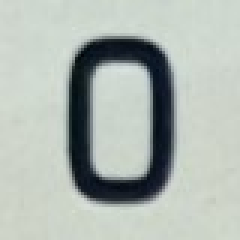
#> input picture Data/modele_cifre/0.jpg, 80 x 80 px (shown 3 times larger); its folder holds only this picture in this run
$ python -i TileRecognition.py   (imports and definitions only)
#> lines starting #> are read from the running program, lines starting #| are printed output that depends on the picture; after the words box and inside, x2 and y2 are one past the last pixel; in counts of white or black regions, pixels touching at a corner belong together
### basics.py
import cv2 as cv
import numpy as np
import os

NUMBERS = (0, 1, 2, 3, 4, 5, 6, 7, 8, 9, 10, 11, 12, 13, 14, 15, 16, 17, 18, 19, 20,
           21, 24, 25, 27, 28, 30, 32, 35, 36, 40, 42, 45, 48, 49, 50, 54, 56, 60, 63, 64,
           70, 72, 80, 81, 90)

INITIAL_BOARD = (
                    (-1, -1, -1, -1, -1, -1, -1, -1, -1, -1, -1, -1, -1, -1),
                    (-1, -1, -1, -1, -1, -1, -1, -1, -1, -1, -1, -1, -1, -1),
                    (-1, -1, -1, -1, -1, -1, -1, -1, -1, -1, -1, -1, -1, -1),
                    (-1, -1, -1, -1, -1, -1, -1, -1, -1, -1, -1, -1, -1, -1),
                    (-1, -1, -1, -1, -1, -1, -1, -1, -1, -1, -1, -1, -1, -1),
                    (-1, -1, -1, -1, -1, -1, -1, -1, -1, -1, -1, -1, -1, -1),
                    (-1, -1, -1, -1, -1, -1,  1,  2, -1, -1, -1, -1, -1, -1),
                    (-1, -1, -1, -1, -1, -1,  3,  4, -1, -1, -1, -1, -1, -1),
                    (-1, -1, -1, -1, -1, -1, -1, -1, -1, -1, -1, -1, -1, -1),
                    (-1, -1, -1, -1, -1, -1, -1, -1, -1, -1, -1, -1, -1, -1),
                    (-1, -1, -1, -1, -1, -1, -1, -1, -1, -1, -1, -1, -1, -1),
                    (-1, -1, -1, -1, -1, -1, -1, -1, -1, -1, -1, -1, -1, -1),
                    (-1, -1, -1, -1, -1, -1, -1, -1, -1, -1, -1, -1, -1, -1),
                    (-1, -1, -1, -1, -1, -1, -1, -1, -1, -1, -1, -1, -1, -1)
                )

MULTIPLIER_BOARD = (
                    (3, 1, 1, 1, 1, 1, 3, 3, 1, 1, 1, 1, 1, 3),
                    (1, 2, 1, 1, 1, 1, 1, 1, 1, 1, 1, 1, 2, 1),
                    (1, 1, 2, 1, 1, 1, 1, 1, 1, 1, 1, 2, 1, 1),
                    (1, 1, 1, 2, 1, 1, 1, 1, 1, 1, 2, 1, 1, 1),
                    (1, 1, 1, 1, 2, 1, 1, 1, 1, 2, 1, 1, 1, 1),
                    (1, 1, 1, 1, 1, 1, 1, 1, 1, 1, 1, 1, 1, 1),
                    (3, 1, 1, 1, 1, 1, 1, 1, 1, 1, 1, 1, 1, 3),
                    (3, 1, 1, 1, 1, 1, 1, 1, 1, 1, 1, 1, 1, 3),
                    (1, 1, 1, 1, 1, 1, 1, 1, 1, 1, 1, 1, 1, 1),
                    (1, 1, 1, 1, 2, 1, 1, 1, 1, 2, 1, 1, 1, 1),
                    (1, 1, 1, 2, 1, 1, 1, 1, 1, 1, 2, 1, 1, 1),
                    (1, 1, 2, 1, 1, 1, 1, 1, 1, 1, 1, 2, 1, 1),
                    (1, 2, 1, 1, 1, 1, 1, 1, 1, 1, 1, 1, 2, 1),
                    (3, 1, 1, 1, 1, 1, 3, 3, 1, 1, 1, 1, 1, 3)
                   )

SIGN_BOARD = (
                ('', '', '', '', '', '', '', '', '', '', '', '', '', ''),
                ('', '', '', '', '/', '', '', '', '', '/', '', '', '', ''),
                ('', '', '', '', '', '-', '', '', '-', '', '', '', '', ''),
                ('', '', '', '', '', '', '+', '*', '', '', '', '', '', ''),
                ('', '/', '', '', '', '', '*', '+', '', '', '', '', '/', ''),
                ('', '', '-', '', '', '', '', '', '', '', '', '-', '', ''),
                ('', '', '', '*', '+', '', '', '', '', '*', '+', '', '', ''),
                ('', '', '', '+', '*', '', '', '', '', '+', '*', '', '', ''),
                ('', '', '-', '', '', '', '', '', '', '', '', '-', '', ''),
                ('', '/', '', '', '', '', '+', '*', '', '', '', '', '/', ''),
                ('', '', '', '', '', '', '*', '+', '', '', '', '', '', ''),
                ('', '', '', '', '', '-', '', '', '-', '', '', '', '', ''),
                ('', '', '', '', '/', '', '', '', '', '/', '', '', '', ''),
                ('', '', '', '', '', '', '', '', '', '', '', '', '', ''),
             )

def load_digits():
    Digits = {x: '' for x in NUMBERS}
    PATH = './Data/modele_cifre/'
    image_names = sorted([img for img in os.listdir(PATH) if '.jpg' in img])
    for name in image_names:
        padding = 0
        # Pad the image with white pixels
        white_color = [255, 255, 255]  # White in BGR
        digit = cv.imread(PATH+name)
#> digit is the input picture: shape (80, 80, 3); mean B, G, R 177.2, 183.5, 175.1
        # _, digit = cv.threshold(digit, 60, 255, cv.THRESH_BINARY)
        padded_image = cv.copyMakeBorder(digit, top=padding, bottom=padding, left=padding,
                                        right=padding, borderType=cv.BORDER_CONSTANT,
                                        value=white_color)
        padded_image = cv.cvtColor(padded_image, cv.COLOR_BGR2GRAY)
        Digits[int(name[:-4])] = padded_image
    return Digits
DIGITS = load_digits()
#> DIGITS = 46 items


# [28 lines left out: functions show_image, draw_horizontal_line, draw_vertical_line, erode_image, dilate_image, not called in this run]

### TileRecognition.py
import cv2
import numpy as np

from basics import *
from GameLogic import *

def recolor_playingboard(image):
    image = cv.cvtColor(image, cv.COLOR_HSV2RGB)
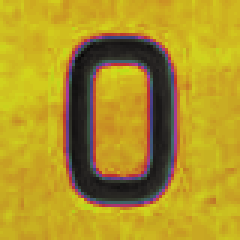
#> image: shape (80, 80, 3) (shown 3 times larger); mean R, G, B 174.9, 148.5, 38.2
    h, s, v = cv.split(image)
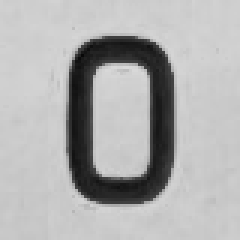
#> h: shape (80, 80) (shown 3 times larger); min 8, max 218, mean 174.9
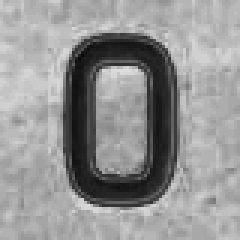
#> s: shape (80, 80) (shown 3 times larger); min 7, max 222, mean 148.5
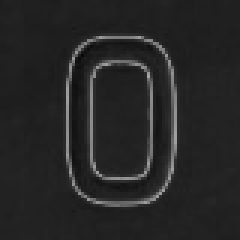
#> v: shape (80, 80) (shown 3 times larger); min 7, max 168, mean 38.2
    _, working_img = cv.threshold(h, 170, 255, cv.THRESH_BINARY)
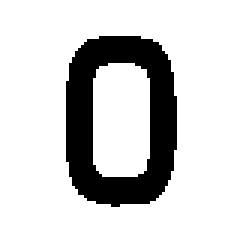
#> working_img: shape (80, 80) (shown 3 times larger); 81.5% white; 1 black region, box (x1, y1, x2, y2) and area: (22, 12, 59, 69) 1181
    return working_img


def determine_cell_position(horizontal_lines, vertical_lines, diff_image):
    pixels = []
    for i in range(len(diff_image)):
        for j in range(len(diff_image[i])):
            if diff_image[i][j] != 0:
                pixels.append((i, j))
    horizontal_votes = [0] * len(horizontal_lines)
    vertical_votes = [0] * len(vertical_lines)
    for pixel in pixels:
        for index in range(len(horizontal_lines)-1):
            if horizontal_lines[index] <= pixel[0] < horizontal_lines[index+1]:
                horizontal_votes[index] += 1
        for index in range(len(vertical_lines)-1):
            if vertical_lines[index] <= pixel[1] < vertical_lines[index+1]:
                vertical_votes[index] += 1
    return horizontal_votes.index(max(horizontal_votes)), vertical_votes.index(max(vertical_votes))


def determine_number(h, v, horizontal_lines, vertical_lines, image, game_board, index):
    buff = 5
    coordinates1 = int(vertical_lines[v]), int(horizontal_lines[h])
    coordinates2 = int(vertical_lines[v+1]) + buff, int(horizontal_lines[h+1])
    piece = image[coordinates1[1]:coordinates2[1], coordinates1[0]:coordinates2[0], :]
    piece = cv.cvtColor(piece, cv2.COLOR_HLS2RGB)
    piece = cv.cvtColor(piece, cv.COLOR_RGB2GRAY)
    #show_image(piece)
    max_value = -1
    max_digit = -1
    width, height = piece.shape
    factor = 110 / width
    piece = cv.resize(piece, (int(height * factor), int(width * factor)))
    for possible_digit in get_possible_models(game_board, (h, v)):
        template = DIGITS[possible_digit]
        res = cv.matchTemplate(piece, template, cv.TM_CCOEFF_NORMED)
        min_val, max_val, min_loc, max_loc = cv.minMaxLoc(res)
        res = max_val
        if res > max_value:
            max_value = res
            max_digit = possible_digit
    return max_digit

>>> import cv2
>>> picture = cv2.cvtColor(cv2.imread('Data/modele_cifre/0.jpg'), cv2.COLOR_BGR2RGB)
>>> result = recolor_playingboard(picture)

$ run again, on Data/modele_cifre/1.jpg
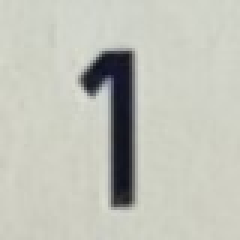
#> input picture Data/modele_cifre/1.jpg, 80 x 80 px (shown 3 times larger)
#> in load_digits, digit is the input picture: shape (80, 80, 3); mean B, G, R 185.5, 195.4, 193.8
#> DIGITS = 46 items
#> in recolor_playingboard, `h, s, v = cv.split(image)`:
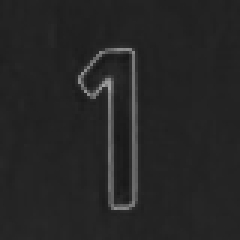
#> v: shape (80, 80) (shown 3 times larger); min 24, max 165, mean 37.9
#> in recolor_playingboard, `_, working_img = cv.threshold(h, 170, 255, cv.THRESH_BINARY)`:
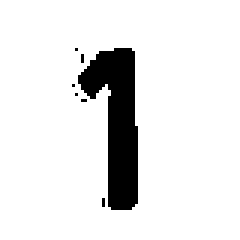
#> working_img: shape (80, 80) (shown 3 times larger); 90.3% white; 7 black regions (6 under 20 px), largest, box (x1, y1, x2, y2) and area: (26, 16, 46, 70) 607

$ run again, on Data/modele_cifre/10.jpg
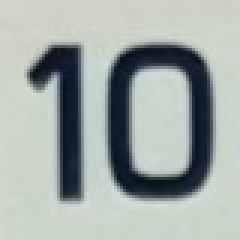
#> input picture Data/modele_cifre/10.jpg, 80 x 80 px (shown 3 times larger)
#> in load_digits, digit is the input picture: shape (80, 80, 3); mean B, G, R 167.2, 171.3, 162.2
#> DIGITS = 46 items
#> in recolor_playingboard, `h, s, v = cv.split(image)`:
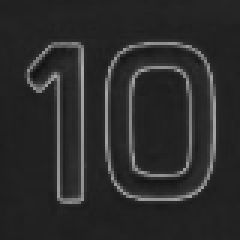
#> v: shape (80, 80) (shown 3 times larger); min 16, max 171, mean 43.6
#> in recolor_playingboard, `_, working_img = cv.threshold(h, 170, 255, cv.THRESH_BINARY)`:
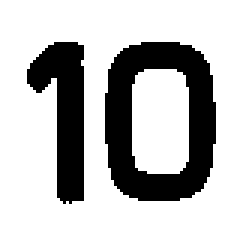
#> working_img: shape (80, 80) (shown 3 times larger); 73.6% white; 2 black regions, box (x1, y1, x2, y2) and area: (35, 14, 72, 67) 1104, (9, 14, 28, 68) 584

$ run again, on Data/modele_cifre/11.jpg
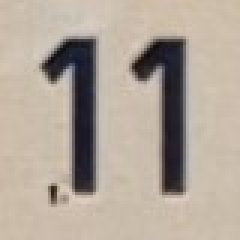
#> input picture Data/modele_cifre/11.jpg, 80 x 80 px (shown 3 times larger)
#> in load_digits, digit is the input picture: shape (80, 80, 3); mean B, G, R 153.7, 166, 177.7
#> in load_digits, `padded_image = cv.cvtColor(padded_image, cv.COLOR_BGR2GRAY)`:
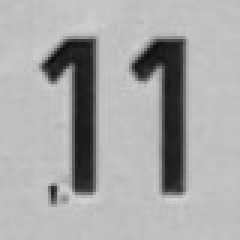
#> padded_image: shape (80, 80) (shown 3 times larger); min 12, max 208, mean 168.1
#> DIGITS = 46 items
#> in recolor_playingboard, `_, working_img = cv.threshold(h, 170, 255, cv.THRESH_BINARY)`:
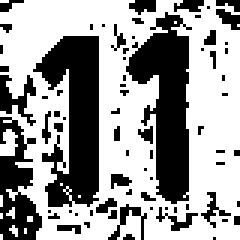
#> working_img: shape (80, 80) (shown 3 times larger); 61.4% white; 72 black regions (60 under 20 px), largest, box (x1, y1, x2, y2) and area: (11, 12, 33, 69) 771, (42, 4, 64, 68) 750, (0, 39, 14, 80) 323
